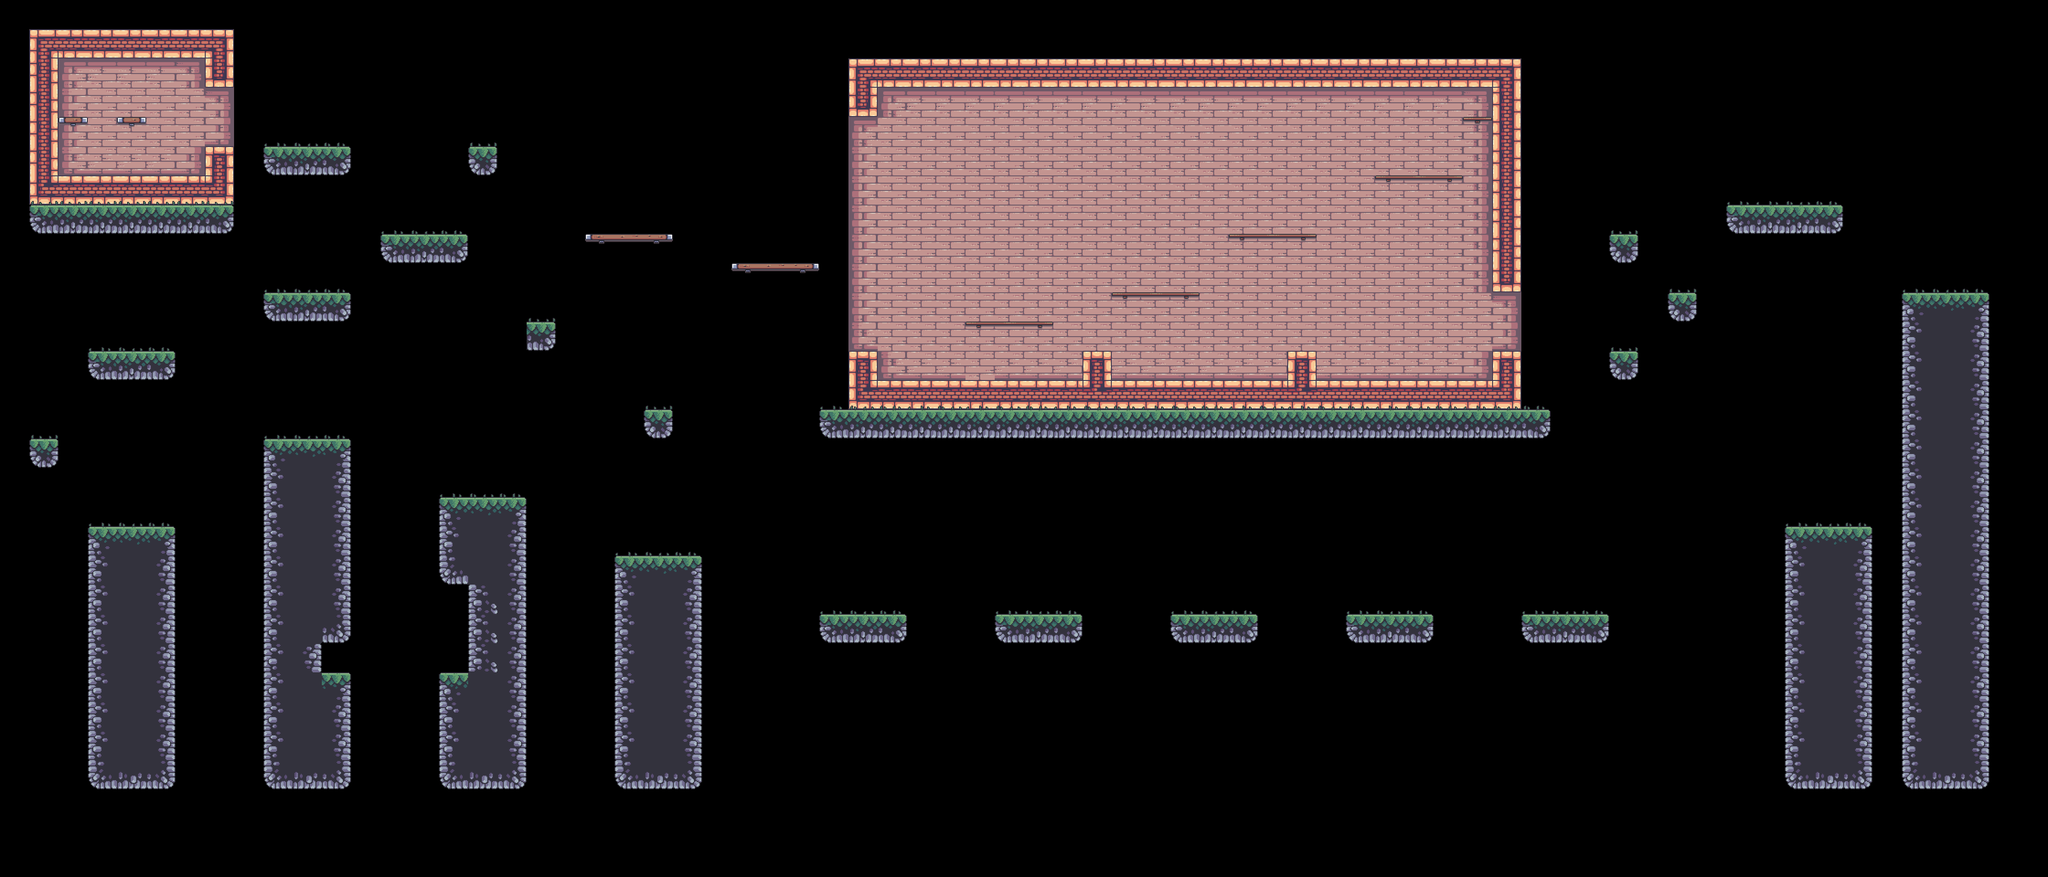

A 2D game scene composited from a Tiled map and its tileset images. What follows is a short description and the map's XML, with each tile layer's data collapsed to a summary:
An orthogonal 70x30 tile map with 64x64 px tiles, 4 tile layers (Background, Terrain, Platforms, Foreground), 24 tilesets and 85 objects (19x static, 10x shell, 6x floor_spikes, 6x gold, 5x dark_tree_bg, ...).

<map version="1.10" tiledversion="1.11.1.1" orientation="orthogonal" renderorder="right-down" width="70" height="30" tilewidth="64" tileheight="64" infinite="0" nextlayerid="13" nextobjectid="153">
 <tileset firstgid="1" source="../Tilsets/outside.tsx" />
 <tileset firstgid="49" source="../Tilsets/inside.tsx" />
 <tileset firstgid="145" source="../Tilsets/platforms.tsx" />
 <tileset firstgid="153" source="../Tilsets/editor_paths.tsx" />
 <tileset firstgid="159" source="../Tilsets/grass.tsx" />
 <tileset firstgid="164" source="../Tilsets/floor_spike.tsx" />
 <tileset firstgid="165" source="../Tilsets/fire_trap.tsx" />
 <tileset firstgid="166" source="../Tilsets/dark_tree.tsx" />
 <tileset firstgid="167" source="../Tilsets/dark_tree_bg.tsx" />
 <tileset firstgid="168" source="../Tilsets/Barrel (1).tsx" />
 <tileset firstgid="169" source="../Tilsets/Crate (1).tsx" />
 <tileset firstgid="170" source="../Tilsets/curtain2.tsx" />
 <tileset firstgid="171" source="../Tilsets/curtain1.tsx" />
 <tileset firstgid="172" source="../Tilsets/door.tsx" />
 <tileset firstgid="173" source="../Tilsets/bg_barrel.tsx" />
 <tileset firstgid="174" source="../Tilsets/bg_barrel_2.tsx" />
 <tileset firstgid="175" source="../Tilsets/candle.tsx" />
 <tileset firstgid="176" source="../Tilsets/Player.tsx" />
 <tileset firstgid="177" source="../Tilsets/Spiked Ball.tsx" />
 <tileset firstgid="178" source="../Tilsets/tooth.tsx" />
 <tileset firstgid="179" source="../Tilsets/shell.tsx" />
 <tileset firstgid="180" source="../Tilsets/items.tsx" />
 <tileset firstgid="186" source="../Tilsets/flag.tsx" />
 <tileset firstgid="187" source="../Tilsets/overworld.tsx" />
 <layer id="4" name="Background" width="70" height="30">
  <data>[2100 cells, 242 non-empty, 9 distinct tile ids]</data>
 </layer>
 <objectgroup id="8" name="BG details">
  <object id="60" name="static" gid="170" x="2048" y="384" width="52" height="178" />
  <object id="62" name="static" gid="171" x="2176" y="576" width="52" height="178" />
  <object id="63" name="static" gid="172" x="1984" y="832" width="82" height="98" />
  <object id="66" name="static" gid="173" x="2240" y="832" width="42" height="44" />
  <object id="67" name="static" gid="174" x="2176" y="832" width="42" height="44" />
  <object id="68" name="candle" gid="175" x="2048" y="640" width="64" height="64" />
  <object id="123" name="static" gid="170" x="2368" y="384" width="52" height="178" />
  <object id="124" name="static" gid="170" x="2688" y="384" width="52" height="178" />
  <object id="125" name="static" gid="170" x="3008" y="384" width="52" height="178" />
  <object id="126" name="static" gid="171" x="2240" y="576" width="52" height="178" />
  <object id="127" name="static" gid="171" x="2496" y="576" width="52" height="178" />
  <object id="128" name="static" gid="171" x="2560" y="576" width="52" height="178" />
  <object id="129" name="static" gid="171" x="2816" y="576" width="52" height="178" />
  <object id="130" name="static" gid="171" x="2880" y="576" width="52" height="178" />
  <object id="131" name="static" gid="172" x="3136" y="832" width="82" height="98" />
  <object id="132" name="static" gid="173" x="2560" y="832" width="42" height="44" />
  <object id="133" name="static" gid="174" x="2944" y="832" width="42" height="44" />
  <object id="134" name="static" gid="173" x="2496" y="832" width="42" height="44" />
  <object id="135" name="static" gid="174" x="2624" y="832" width="42" height="44" />
  <object id="136" name="static" gid="174" x="3008" y="832" width="42" height="44" />
  <object id="137" name="candle" gid="175" x="2368" y="640" width="64" height="64" />
  <object id="138" name="candle" gid="175" x="2688" y="640" width="64" height="64" />
  <object id="139" name="candle" gid="175" x="3008" y="640" width="64" height="64" />
 </objectgroup>
 <layer id="1" name="Terrain" width="70" height="30">
  <data>[2100 cells, 339 non-empty, 23 distinct tile ids]</data>
 </layer>
 <layer id="5" name="Platforms" width="70" height="30">
  <data>[2100 cells, 21 non-empty, 8 distinct tile ids]</data>
 </layer>
 <layer id="6" name="Foreground" width="70" height="30">
  <data>[2100 cells, 88 non-empty, 4 distinct tile ids]</data>
 </layer>
 <objectgroup id="2" name="Objects">
  <object id="39" name="fire_trap" gid="165" x="640" y="320" width="32" height="64" />
  <object id="45" name="dark_tree" gid="166" x="192" y="768" width="128" height="128" />
  <object id="46" name="dark_tree_bg" gid="167" x="1344" y="1216" width="128" height="128" />
  <object id="50" name="floor_spikes" gid="164" x="704" y="960" width="63" height="64">
   <properties>
    <property name="inverted" type="bool" value="false" />
   </properties>
  </object>
  <object id="51" name="floor_spikes" gid="1073741988" x="1408" y="1024" width="63" height="64">
   <properties>
    <property name="inverted" type="bool" value="true" />
   </properties>
  </object>
  <object id="58" name="barrel" gid="168" x="320" y="1152" width="46" height="50" />
  <object id="59" name="crate" gid="169" x="1088" y="1088" width="50" height="36" />
  <object id="71" name="Player" gid="176" x="192" y="1152" width="110" height="96" />
  <object id="94" name="flag" gid="186" x="3840" y="448" width="68" height="186" />
  <object id="101" name="floor_spikes" gid="164" x="256" y="768" width="63" height="64">
   <properties>
    <property name="inverted" type="bool" value="false" />
   </properties>
  </object>
  <object id="105" name="floor_spikes" gid="164" x="192" y="384" width="63" height="64">
   <properties>
    <property name="inverted" type="bool" value="false" />
   </properties>
  </object>
  <object id="106" name="floor_spikes" gid="164" x="320" y="384" width="63" height="64">
   <properties>
    <property name="inverted" type="bool" value="false" />
   </properties>
  </object>
  <object id="113" name="dark_tree_bg" gid="167" x="896" y="512" width="128" height="128" />
  <object id="114" name="dark_tree" gid="166" x="960" y="1088" width="128" height="128" />
  <object id="115" name="dark_tree" gid="166" x="576" y="960" width="128" height="128" />
  <object id="116" name="dark_tree_bg" gid="167" x="2240" y="1344" width="128" height="128" />
  <object id="117" name="barrel" gid="168" x="1920" y="1344" width="46" height="50" />
  <object id="118" name="crate" gid="169" x="1856" y="1344" width="50" height="36" />
  <object id="119" name="dark_tree_bg" gid="167" x="3392" y="1344" width="128" height="128" />
  <object id="120" name="barrel" gid="168" x="2624" y="1344" width="46" height="50" />
  <object id="122" name="crate" gid="169" x="3008" y="1344" width="50" height="36" />
  <object id="145" name="dark_tree_bg" gid="167" x="576" y="640" width="128" height="128" />
  <object id="146" name="floor_spikes" gid="164" x="2240" y="1344" width="63" height="64">
   <properties>
    <property name="inverted" type="bool" value="false" />
   </properties>
  </object>
 </objectgroup>
 <objectgroup id="3" name="Moving Objects">
  <object id="22" name="helicopter" gid="154" x="1600" y="1216" width="43.483" height="389.195">
   <properties>
    <property name="flip" type="bool" value="false" />
    <property name="platform" type="bool" value="true" />
    <property name="speed" type="int" value="100" />
   </properties>
  </object>
  </objectgroup>
 <objectgroup id="10" name="Items">
  <!-- 29 objects omitted --></objectgroup>
 <objectgroup id="9" name="Enemies">
  <!-- 15 objects omitted --></objectgroup>
 <objectgroup id="11" name="Water">
  <!-- 2 objects omitted --></objectgroup>
 <objectgroup id="12" name="Data">
  <!-- 1 objects omitted --></objectgroup>
</map>
<!-- 38 of 85 objects omitted -->
